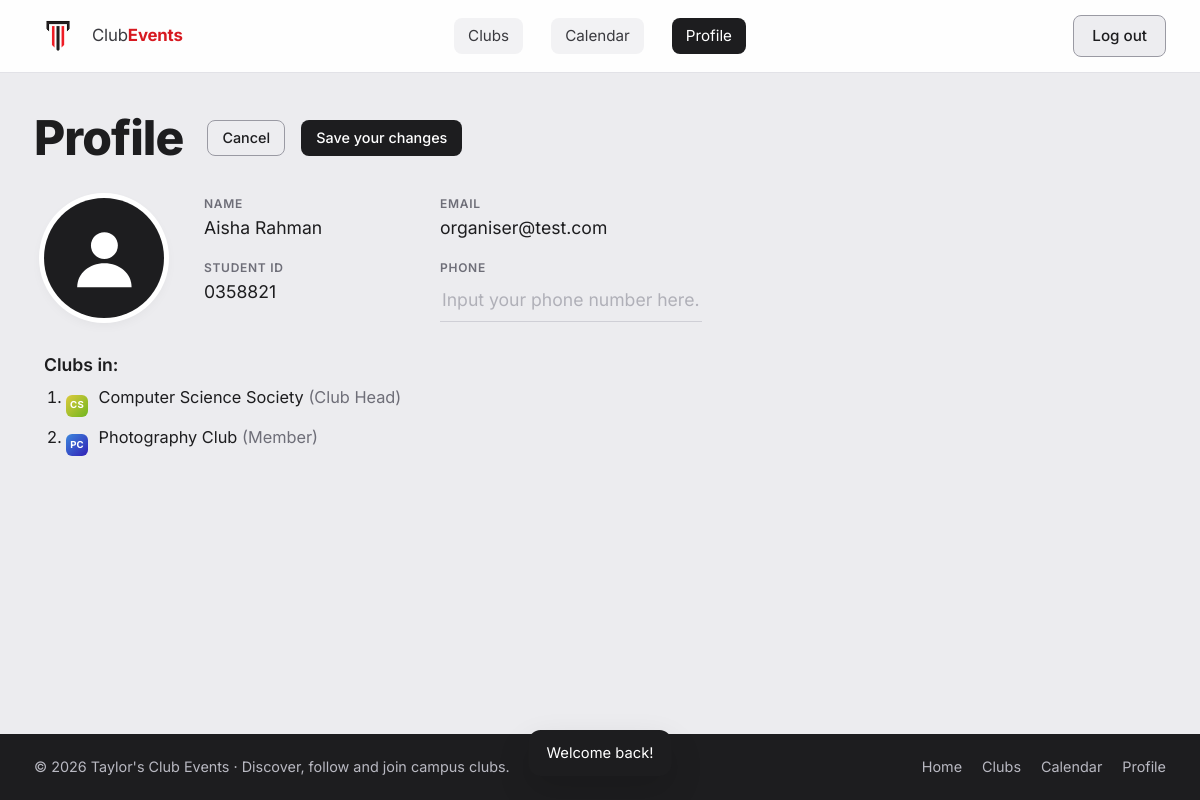
Screenshot of /edit_profile.php (signed in) with the database file from the repository.
### tables this page shows
CREATE TABLE `users` (
  `user_id`        INT NOT NULL AUTO_INCREMENT,
  `name`           VARCHAR(100) NOT NULL,
  `email`          VARCHAR(191) NOT NULL,
  `password`       VARCHAR(255) NOT NULL COMMENT 'bcrypt hash from password_hash()',
  `role`           ENUM('student','organiser') NOT NULL DEFAULT 'student',
  `student_id`     VARCHAR(20) NOT NULL,
  `phone`          VARCHAR(20) NOT NULL DEFAULT '',
  `profile_photo`  VARCHAR(255) DEFAULT NULL COMMENT 'file name in images/profiles/',
  `failed_logins`  INT NOT NULL DEFAULT 0 COMMENT 'wrong passwords in a row',
  `locked_until`   DATETIME DEFAULT NULL COMMENT 'login blocked until this time',
  `created_at`     DATETIME NOT NULL DEFAULT CURRENT_TIMESTAMP,
  PRIMARY KEY (`user_id`),
  UNIQUE KEY `uq_users_email` (`email`)
);

CREATE TABLE `clubs` (
  `club_id`       INT NOT NULL AUTO_INCREMENT,
  `club_name`     VARCHAR(150) NOT NULL,
  `category`      VARCHAR(50) NOT NULL,
  `description`   TEXT,
  `image`         VARCHAR(255) DEFAULT NULL,
  `organiser_id`  INT DEFAULT NULL COMMENT 'user who can edit this club',
  PRIMARY KEY (`club_id`),
  KEY `idx_clubs_organiser` (`organiser_id`),
  CONSTRAINT `fk_clubs_organiser` FOREIGN KEY (`organiser_id`) REFERENCES `users` (`user_id`) ON DELETE SET NULL
);

### includes/auth.php (called while the page is built, shortened)
<?php
require_once __DIR__ . '/db.php';
function currentUser()
{
    global $pdo;
    static $user = false;
    if ($user === false) {
        $user = null;
        if (isset($_SESSION['user_id'])) {
            $stmt = $pdo->prepare('SELECT user_id, name, email, role, student_id, phone, profile_photo
                                   FROM users WHERE user_id = ?');
            $stmt->execute([$_SESSION['user_id']]);
            $user = $stmt->fetch() ?: null;
        }
    }
    return $user;
}
function requireLogin()
{
    $user = currentUser();
    return $user;
}

### includes/data.php (called while the page is built, shortened)
<?php
require_once __DIR__ . '/auth.php';
$currentUser = currentUser();
$clubs = $pdo->query(
    'SELECT club_id, club_name, category, description, image, organiser_id
     FROM clubs
     ORDER BY club_id'
)->fetchAll();
$clubMembers = $pdo->query(
    "SELECT m.club_id, m.user_id, u.name, m.position
     FROM club_members m
     JOIN users u ON u.user_id = m.user_id
     ORDER BY m.club_id,
              CASE m.position WHEN 'Club Head' THEN 1 WHEN 'Assistant Head' THEN 2 ELSE 3 END,
              u.name"
)->fetchAll();
if ($currentUser !== null) {
    $stmt = $pdo->prepare('SELECT club_id FROM club_followers WHERE user_id = ?');
    $stmt->execute([$currentUser['user_id']]);
    $followedClubIds = array_map('intval', $stmt->fetchAll(PDO::FETCH_COLUMN));
}

### edit_profile.php (the view, shortened to what this page needs)
<?php
require 'includes/functions.php';
require 'includes/data.php';
$user    = requireLogin();
$myClubs = clubsWithPositions($clubs, $clubMembers, $followedClubIds, $user['user_id']);
require 'includes/header.php';
?>
<div class="container">
    <form action="actions/update_profile.php" method="POST" enctype="multipart/form-data" id="editProfileForm">
        <div class="profile-title-row animate">
            <h1 class="page-title">Profile</h1>
            <a href="profile.php" class="btn btn-outline btn-sm">Cancel</a>
            <button type="submit" class="btn btn-dark btn-sm">Save your changes</button>
        </div>
        <section class="profile-header animate" style="--i: 1">
            <div class="photo-picker">
                <button type="button" class="profile-avatar is-editable" id="avatarButton"
                        aria-expanded="false" aria-controls="photoPopup" aria-label="Change profile photo">
                    <span id="avatarPreview"><?= avatarHtml($user) ?></span>
                </button>
            </div>
            <dl class="profile-info">
                <div><dt>Name</dt><dd><?= e($user['name']) ?></dd></div>
                <div><dt>Email</dt><dd><?= e($user['email']) ?></dd></div>
                <div><dt>Student ID</dt><dd><?= e($user['student_id']) ?></dd></div>
                <div>
                    <dt><label for="phone">Phone</label></dt>
                    <dd class="input-wrap">
                        <input class="input-line" type="tel" id="phone" name="phone" value="<?= e($user['phone']) ?>"
                               placeholder="Input your phone number here. (Optional)" maxlength="20"
                               pattern="[0-9+\- ]{7,20}" title="Numbers, spaces, + and - only">
                    </dd>
                </div>
            </dl>
        </section>
        <section class="profile-section animate" style="--i: 2">
            <h2 class="section-title">Clubs in:</h2>
            <?php if (empty($myClubs)): ?>
                <p class="muted">No clubs yet.</p>
            <?php else: ?>
                <ol class="clubs-in-list">
                    <?php foreach ($myClubs as $row): ?>
                        <li>
                            <span class="club-avatar club-avatar-xs" style="--hue: <?= clubHue($row['club']['club_id']) ?>"><?= initials($row['club']['club_name']) ?></span>
                            <?= e($row['club']['club_name']) ?>
                            <span class="muted">(<?= e($row['position']) ?>)</span>
                        </li>
                    <?php endforeach; ?>
                </ol>
            <?php endif; ?>
        </section>
    </form>
</div>
<?php require 'includes/footer.php'; ?>

### css/style.css (style rules this page uses)
:root { --accent: #d71920; --accent-dark: #a9141a; --accent-soft: #fdecec; --ink: #1d1d1f; --ink-soft: #3a3a3f; --muted: #6e6e78; --link: #3b82f6; --bg: #ececef; --surface: #ffffff; --line: #e2e2e7; --chip: #f2f2f4; --radius-sm: 8px; --radius: 14px; --radius-lg: 20px; --shadow-sm: 0 1px 2px rgba(0, 0, 0, .06); --shadow: 0 4px 14px rgba(0, 0, 0, .07); --shadow-lg: 0 14px 34px rgba(0, 0, 0, .12); --ease: cubic-bezier(.22, .61, .36, 1); }
*, *::before, *::after { box-sizing: border-box; }
html { scroll-behavior: smooth; }
body { margin: 0; min-height: 100vh; display: flex; flex-direction: column; font-family: 'Inter', system-ui, -apple-system, 'Segoe UI', Roboto, sans-serif; font-size: 16px; line-height: 1.5; color: var(--ink); background: var(--bg); -webkit-font-smoothing: antialiased; }
a { color: inherit; text-decoration: none; }
h1, h2, h3, h4 { margin: 0; line-height: 1.2; }
.container { width: 100%; max-width: 1180px; margin: 0 auto; padding: 0 24px; }
.page-title { font-size: clamp(2.2rem, 4vw, 3rem); font-weight: 800; letter-spacing: -.02em; }
.muted { color: var(--muted); }
.btn { display: inline-flex; align-items: center; justify-content: center; gap: 6px; padding: 9px 18px; border-radius: var(--radius-sm); border: 1px solid transparent; font: inherit; font-size: .95rem; font-weight: 500; cursor: pointer; transition: background .2s var(--ease), color .2s var(--ease), border-color .2s var(--ease), transform .15s var(--ease), box-shadow .2s var(--ease); }
.btn-dark { background: var(--ink); color: #fff; }
.btn-outline { background: #ededf0; border-color: #9a9aa3; color: var(--ink); }
.btn-sm { padding: 6px 14px; font-size: .9rem; }
.club-avatar { --hue: 0; flex-shrink: 0; display: grid; place-items: center; width: 44px; height: 44px; border-radius: 10px; background: linear-gradient(135deg, hsl(var(--hue) 70% 55%), hsl(calc(var(--hue) + 35) 70% 42%)); color: #fff; font-weight: 700; letter-spacing: .02em; overflow: hidden; }
.input-wrap { position: relative; }
.input-line { width: 100%; padding: 8px 2px; border: 0; border-bottom: 1.5px solid #cfcfd6; background: transparent; font: inherit; color: var(--ink); outline: none; transition: border-color .2s var(--ease); }
.input-wrap::after { content: ""; position: absolute; left: 50%; right: 50%; bottom: 0; height: 2px; background: var(--accent); transition: left .3s var(--ease), right .3s var(--ease); }
.input-line::placeholder { color: #b0b0b8; }
.profile-title-row { display: flex; flex-wrap: wrap; align-items: center; gap: 12px 16px; }
.profile-title-row .page-title { margin-right: 8px; }
.profile-header { position: relative; z-index: 5; display: flex; align-items: center; flex-wrap: wrap; gap: 26px 40px; margin: 28px 0 32px 10px; }
.profile-avatar { position: relative; width: 120px; height: 120px; flex-shrink: 0; padding: 0; border: 0; border-radius: 50%; background: var(--ink); color: #fff; display: grid; place-items: center; overflow: hidden; box-shadow: 0 0 0 5px #fff, var(--shadow); }
.profile-avatar img, .profile-avatar #avatarPreview { width: 100%; height: 100%; display: grid; place-items: center; }
.profile-info { display: grid; grid-template-columns: repeat(2, minmax(180px, auto)); gap: 18px 56px; margin: 0; }
.profile-info dt { font-size: .75rem; font-weight: 600; letter-spacing: .06em; text-transform: uppercase; color: var(--muted); }
.profile-info dd { margin: 2px 0 0; font-size: 1.1rem; }
.section-title { font-size: 1.1rem; font-weight: 600; margin-bottom: 10px; }
.profile-section { margin: 0 0 32px 10px; }
.clubs-in-list { margin: 0; padding-left: 22px; display: grid; gap: 8px; }
.clubs-in-list li { font-size: 1.02rem; }
.clubs-in-list a, .clubs-in-list li { display: list-item; }
.clubs-in-list li > .club-avatar-xs { margin-right: 6px; vertical-align: -5px; }
.photo-picker { position: relative; }
.profile-avatar.is-editable { cursor: pointer; }
.club-avatar-xs { display: inline-grid; width: 22px; height: 22px; border-radius: 6px; font-size: .6rem; }
.animate { animation: fadeUp .6s var(--ease) both; animation-delay: calc(var(--i, 0) * 90ms); }

### rows the page displays
users: name "Aisha Rahman", email "organiser@test.com", student "0358821"
clubs: clubHue($row['club']['club_id']) 53 (drawn), club_name "CS", club_name "Computer Science Society", position "Club Head"
clubs: clubHue($row['club']['club_id']) 212 (drawn), club_name "PC", club_name "Photography Club", position "Member"
